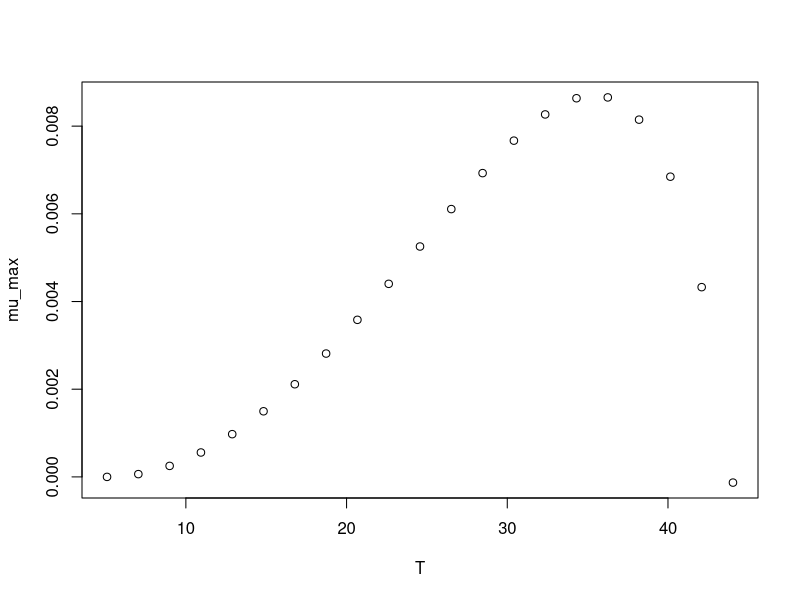

Recreate this plot in R.
#############################
# start of Parameter script
#############################
T <- seq(5.0949050949051,44.044,length.out=21)
#############################
# end of Parameter script
#############################
############################# 
# start of Model script Gropin ID 374 
#############################
 
# constant coefficients for this model
 
variables <- data.frame(T)
argumentsPar <- expand.grid(variables)
 
# heart of the model
response_surface <- function(T) {
   mumax <-(8.7*(10^-3)*(T-44)*((T-5.1)^2))/((35.4-5.1)*((35.4-5.1)*(T-35.4)-(35.4-44)*(35.4+5.1-2*T)))

return(mumax=mumax)
} 

# output parameters
mumax <- cbind(argumentsPar,response_surface(argumentsPar['T']))
colnames(mumax) <- c(colnames(argumentsPar),'mumax')
#############################
# End of Model script
#############################
############################# 
# start of Visualisation script Gropin ID 374 
#############################
plot(T,mumax$mumax,
                          xlab='T',
                          ylab='mu_max')
#############################
# End of Visualisation script
#############################
